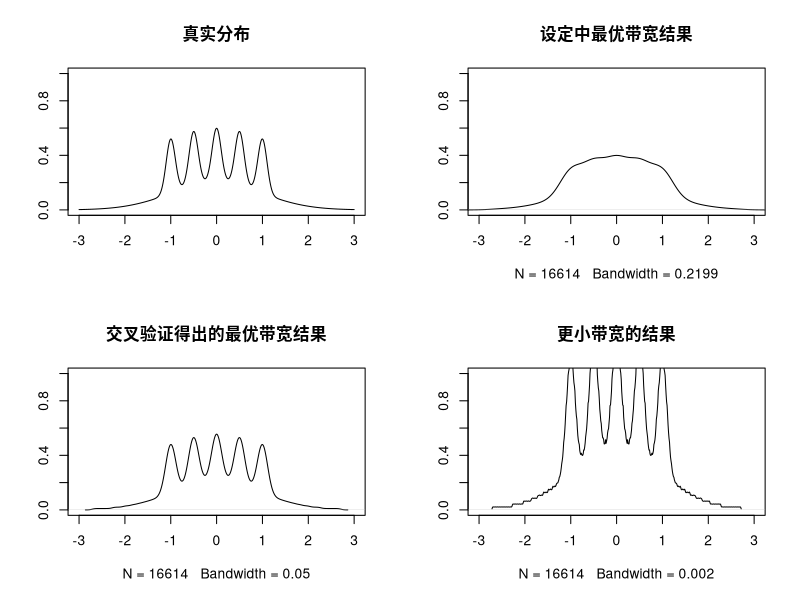
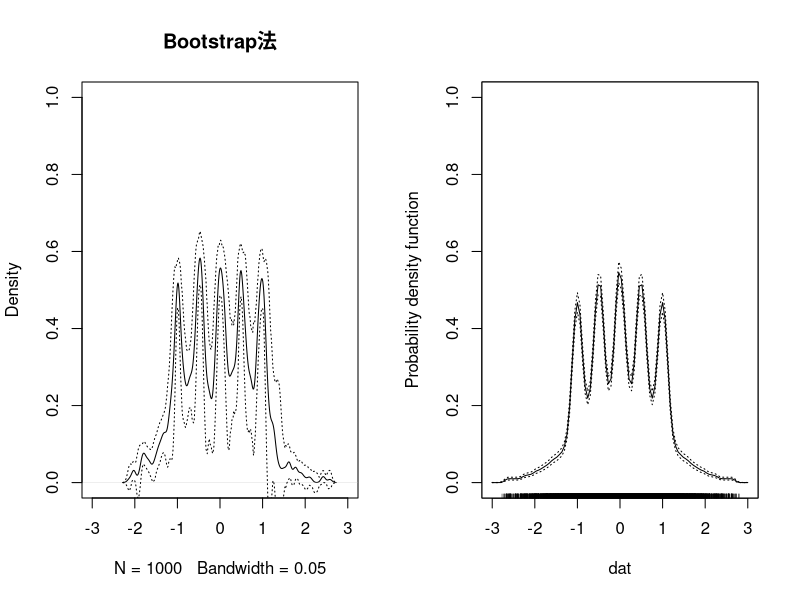
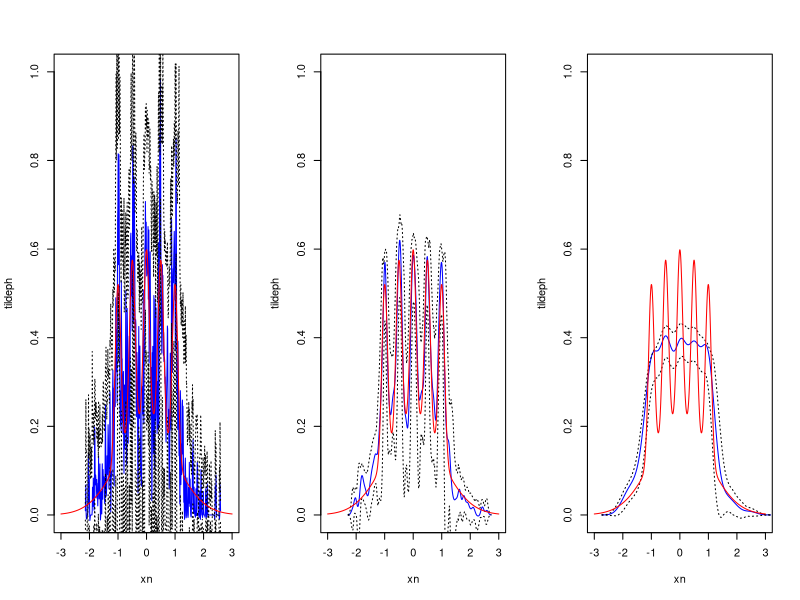
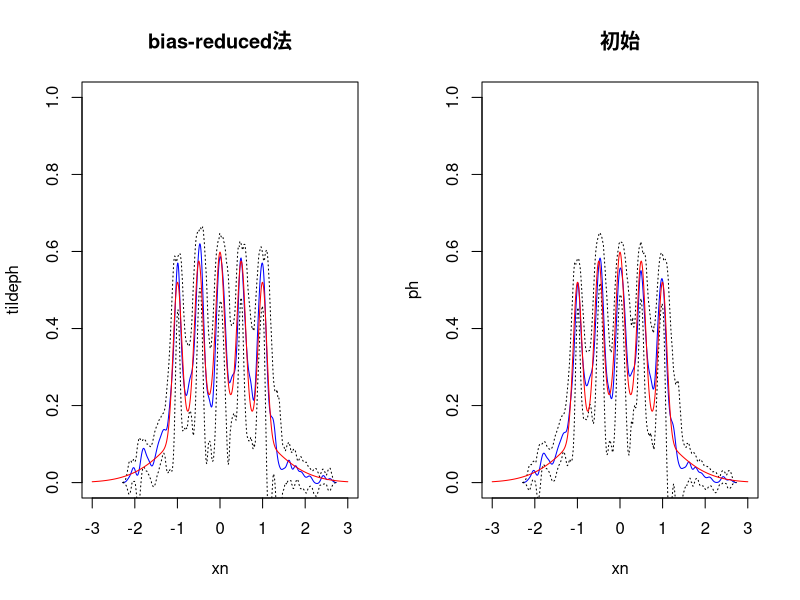

Write R code to recreate these figures, in order.
## ---- chunk 1
par(mfrow = c(2,2))

genClaw = function(x) {
  y = dnorm(x)/2 + 0.1*dnorm(x,-1,0.1) + 0.1*dnorm(x,-0.5,0.1) + 0.1*dnorm(x,0,0.1) + 0.1*dnorm(x,0.5,0.1) + 0.1*dnorm(x,1,0.1)
  return(y)
}

# 生成真实的概率密度图像
x = seq(-3, 3, 0.006)
y = genClaw(x)
plot(x, y, type = "l", main = "真实分布", xlab = "", ylab = "", ylim = c(0,1), xlim = c(-3, 3))

# 生成服从该密度函数的一组数据，之前作图的x为样本点的值，把x对应的密度作为频率扩大100倍为频数（值为x的样本点的个数）
dat = rep(x, times = round(y,2)*100)

# 从中抽取1000个样本点
n = 1000
set.seed(2019)
mysample = sample(dat, n)

# 计算其σ
sigma = sd(mysample)

# 代入σ, n 计算最优带宽
h = 1.06*sigma*n^(-1/5)

plot(density(dat, bw = h, kernel="gaussian"), ylab = "", xlim = c(-3,3), ylim = c(0,1), main = "设定中最优带宽结果")

plot(density(dat, bw = 0.05, kernel="gaussian"), ylab = "", xlim = c(-3,3), ylim = c(0,1), main = "交叉验证得出的最优带宽结果")

plot(density(dat, bw = 0.002, kernel="gaussian"), ylab = "", xlim = c(-3,3), ylim = c(0,1), main = "更小带宽的结果")
## ---- chunk 2
par(mfrow = c(1, 2))
# 从这1000个样本点中有放回的抽取1000个样本点组成新的样本
# 重复1000次
n = 1000
h = 0.05
xn = density(mysample, bw = h)$x
ph = density(mysample, bw = h)$y
Rs = NULL
for (i in 1:n) {
  newsample = sample(mysample, n, replace = T)
  phhat = density(newsample, bw = h)$y
  R = sqrt(n*h)*(phhat - ph)
  Rs = rbind(Rs, R)
}

myquantile = function(x) {
  return(as.numeric(quantile(x, 0.95)))
}
res = apply(Rs, 2, myquantile)

ln = ph - res/sqrt(n*h)
un = ph + res/sqrt(n*h)
plot(density(mysample, bw = h), main = "Bootstrap法", xlim = c(-3, 3), ylim = c(0,1))
lines(xn, ln, lty = 3, xlim = c(-3, 3), ylim = c(0,1))
lines(xn, un, lty = 3, xlim = c(-3, 3), ylim = c(0,1))

# sm density包结果
library(sm)
sm.density(dat, h = 0.05, display = "se", title = "sm包", xlim = c(-3, 3), ylim = c(0,1))
## ---- chunk 3
par(mfrow = c(1, 3))

myquantile = function(x) {
  return(as.numeric(quantile(x, 0.95)))
}

n = 1000
hs = c(0.005, 0.05, 0.2)
for (h in hs) {
  xn = density(mysample, bw = h)$x
  ph = density(mysample, bw = h)$y
  p2h = density(mysample, bw = 2*h)$y
  tildeph = 4/3*ph - 1/3*p2h
  Rs = NULL
  for (i in 1:n) {
    newsample = sample(mysample, n, replace = T)
    phhat = density(newsample, bw = h)$y
    p2hhat = density(newsample, bw = 2*h)$y
    tildephhat = 4/3*phhat - 1/3*p2hhat
    R = sqrt(n*h)*(tildephhat - tildeph)
    Rs = rbind(Rs, R)
  }
  
  res = apply(Rs, 2, myquantile)
  
  ln = ph - res/sqrt(n*h)
  un = ph + res/sqrt(n*h)
  plot(xn, tildeph, type = "l", col = 'blue', main = "", xlim = c(-3, 3), ylim = c(0,1))
  lines(xn, ln, lty = 3, xlim = c(-3, 3), ylim = c(0,1))
  lines(xn, un, lty = 3, xlim = c(-3, 3), ylim = c(0,1))
  lines(x, y, lty=1, col = 'red', ylim = c(0,1), xlim = c(-3, 3))
}
## ---- chunk 4
par(mfrow=c(1,2))

# bias-reduced法绘制h = 0.05的估计及其置信区间
n = 1000
h = 0.05
xn = density(mysample, bw = h)$x
ph = density(mysample, bw = h)$y
p2h = density(mysample, bw = 2*h)$y
tildeph = 4/3*ph - 1/3*p2h
Rs = NULL
for (i in 1:n) {
  newsample = sample(mysample, n, replace = T)
  phhat = density(newsample, bw = h)$y
  p2hhat = density(newsample, bw = 2*h)$y
  tildephhat = 4/3*phhat - 1/3*p2hhat
  R = sqrt(n*h)*(tildephhat - tildeph)
  Rs = rbind(Rs, R)
}

res = apply(Rs, 2, myquantile)

ln = ph - res/sqrt(n*h)
un = ph + res/sqrt(n*h)
plot(xn, tildeph, type = "l", col = 'blue', main = "bias-reduced法", xlim = c(-3, 3), ylim = c(0,1))
lines(xn, ln, lty = 3, xlim = c(-3, 3), ylim = c(0,1))
lines(xn, un, lty = 3, xlim = c(-3, 3), ylim = c(0,1))
lines(x, y, lty=1, col = 'red', ylim = c(0,1), xlim = c(-3, 3))

# 初始估计
xn = density(mysample, bw = h)$x
ph = density(mysample, bw = h)$y
Rs = NULL
for (i in 1:n) {
  newsample = sample(mysample, n, replace = T)
  phhat = density(newsample, bw = h)$y
  R = sqrt(n*h)*(phhat - ph)
  Rs = rbind(Rs, R)
}

myquantile = function(x) {
  return(as.numeric(quantile(x, 0.95)))
}
res = apply(Rs, 2, myquantile)

ln = ph - res/sqrt(n*h)
un = ph + res/sqrt(n*h)
plot(xn, ph, type = "l", col = 'blue', main = "初始", xlim = c(-3, 3), ylim = c(0,1))
lines(xn, ln, lty = 3, xlim = c(-3, 3), ylim = c(0,1))
lines(xn, un, lty = 3, xlim = c(-3, 3), ylim = c(0,1))
lines(x, y, lty=1, col = 'red', ylim = c(0,1), xlim = c(-3, 3))
